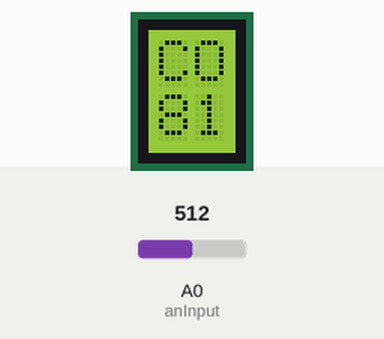
A sketch run on a simulated Arduino Uno, built with avr-gcc and run on an emulated ATmega328P. Parts: 2×2 character LCD. The inputs (shaded band) are chosen by the test bench; at power-on: A0 (anInput) = 512. What the sketch prints to the serial monitor is not drawn.

Above: at 2.6 s.
2.7 s: A0 (anInput) set to 716
At 4.9 s:
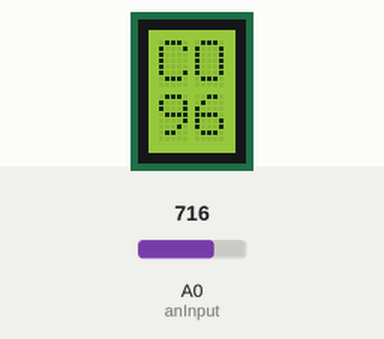
5.7 s: A0 (anInput) set to 900
8.7 s: A0 (anInput) set to 1023
At 11.4 s:
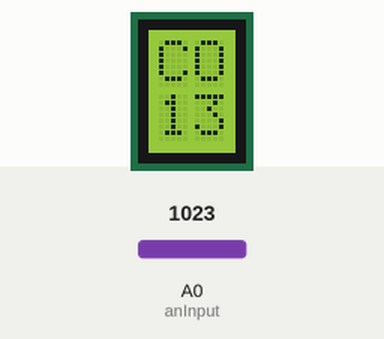
Timing chart, 0 to 12.9 s (numbered marks = the images above; inputs shaded):
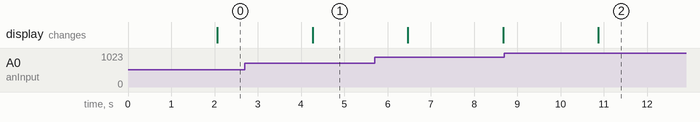

Measured:
- after the input at 2.7 s, the display: changes after 1.6 s (image 1)
- after the input at 8.7 s, the display: changes after 2.2 s (image 2)

The sketch:

co2_calibrated.ino
```cpp
/* Modified code by ScottyD www.youtube.com/channel/UCLx3Gi9s_5uvVwURRIsWXKg
 *
 * Carbon Dioxide Parts Per Million Meter
 * CO2PPM

 * Original code by www.youtube.com/c/learnelectronics
/*
 * Atmospheric CO2 Level..............400ppm
 * Average indoor co2.............350-450ppm
 * Maxiumum acceptable co2...........1000ppm
 * Dangerous co2 levels.............>2000ppm
 */
#include <LiquidCrystal.h>
const int rs = 12, en = 11, d4 = 5, d5 = 4, d6 = 3, d7 = 2;
LiquidCrystal lcd(rs, en, d4, d5, d6, d7);
#define anInput     A0                        //analog feed from MQ135
#define co2Zero     -307                        //calibrated CO2 0 level

void setup()
{
  pinMode(anInput,INPUT);                     //MQ135 analog feed set for input
  Serial.begin(9600);

  lcd.begin(2, 2);
  lcd.print("CO2 PPM is ");
  lcd.setCursor(0,1);
  lcd.print("    currently");


}

void loop()
{

  int co2now[10];                               //int array for co2 readings
  int co2raw = 0;                               //int for raw value of co2
  int co2ppm = 0;                               //int for calculated ppm
  int zzz = 0;                                  //int for averaging


  for (int x = 0;x<10;x++)  //samplpe co2 10x over 2 seconds
  {
    co2now[x]=analogRead(A0);
    delay(200);
  }

  for (int x = 0;x<10;x++)  //add samples together
  {
    zzz=zzz + co2now[x];
  }

  co2raw = zzz/10;                            //divide samples by 10
  co2ppm = co2raw - co2Zero;                 //get calculated ppm

  Serial.print("CO2 ppm =");
  Serial.print(co2ppm);  // prints the value read
  Serial.println(" PPM");
  lcd.setCursor(0, 1);
  lcd.print(co2ppm );
  delay(200);


}
```
